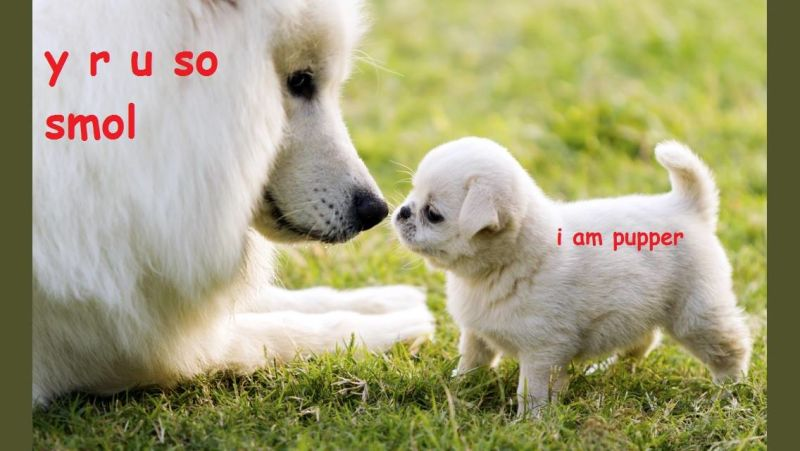
#> input picture images/iampupper.jpg, 800 x 451 px
$ python motion_blur.py
#> lines starting #> are read from the running program, lines starting #| are printed output that depends on the picture
import cv2
import numpy as np

img = cv2.imread('images/iampupper.jpg')
#> img is the input picture: shape (451, 800, 3); mean B, G, R 122.4, 160.8, 163.8
cv2.imshow('Original', img)

size = 25

# generating the kernel
kernel_motion_blur = np.zeros((size, size))
kernel_motion_blur[int((size-1)/2), :] = np.ones(size)
kernel_motion_blur = kernel_motion_blur / size

# applying the kernel to the input image
output = cv2.filter2D(img, -1, kernel_motion_blur)
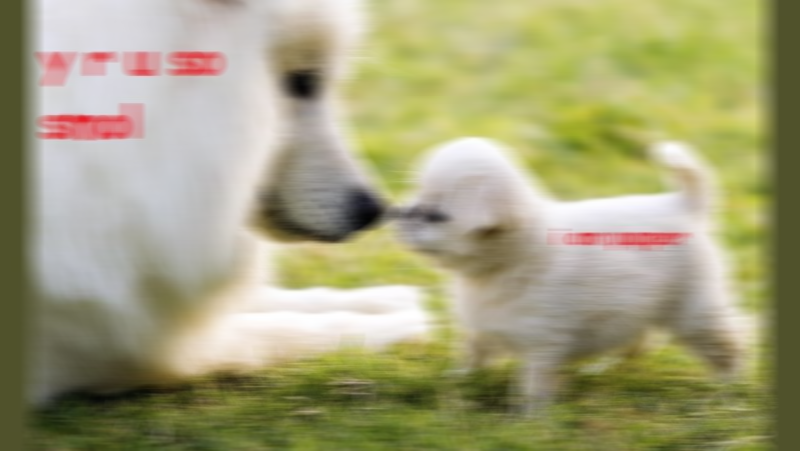
#> output: shape (451, 800, 3); mean B, G, R 122.4, 160.8, 163.8

cv2.imshow('Motion Blur', output)
cv2.waitKey(0)

$ run again, with images/angel.jpg copied over images/iampupper.jpg
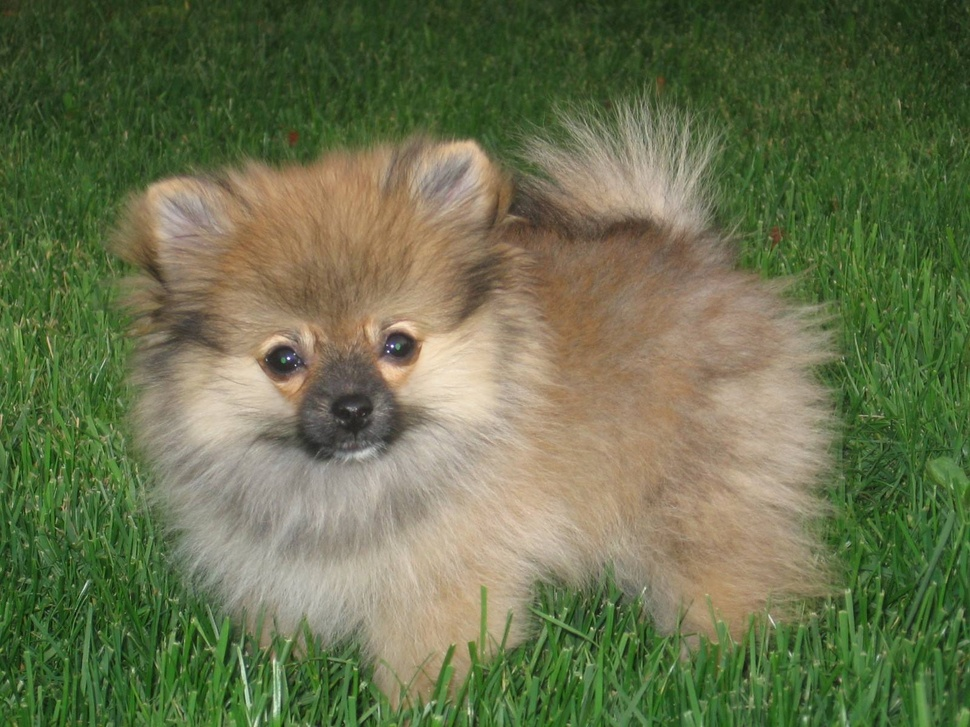
#> input picture images/angel.jpg, 970 x 727 px, shrunk from 1600 x 1200 before the run
#> img is the input picture: shape (727, 970, 3); mean B, G, R 76.7, 112.8, 104
#> `output = cv2.filter2D(img, -1, kernel_motion_blur)`:
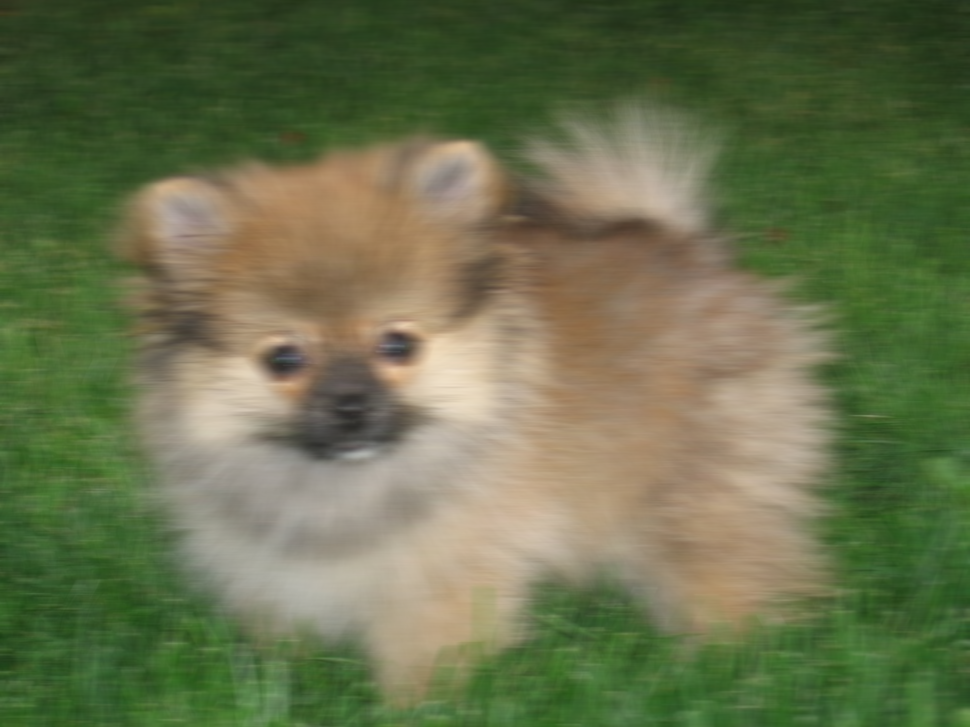
#> output: shape (727, 970, 3); mean B, G, R 76.7, 112.8, 104

$ run again, with images/potato.jpg copied over images/iampupper.jpg
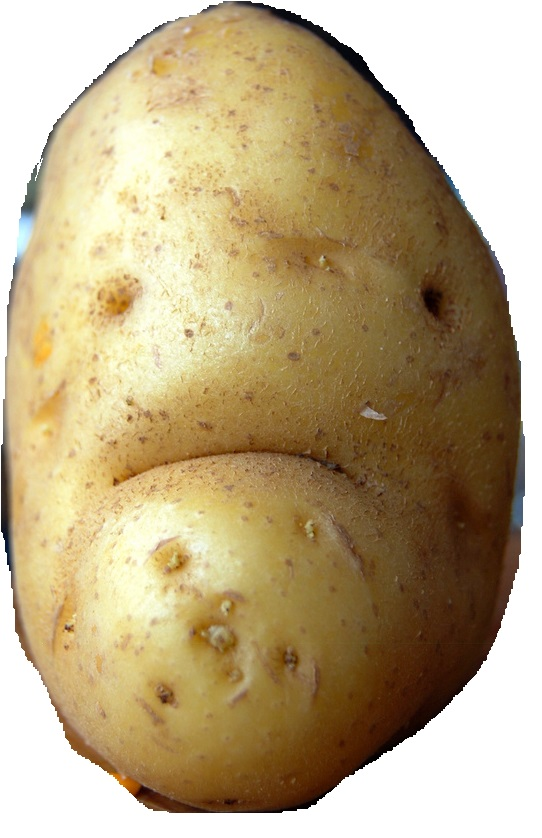
#> input picture images/potato.jpg, 542 x 838 px
#> img is the input picture: shape (838, 542, 3); mean B, G, R 131.7, 168.4, 186.9
#> `output = cv2.filter2D(img, -1, kernel_motion_blur)`:
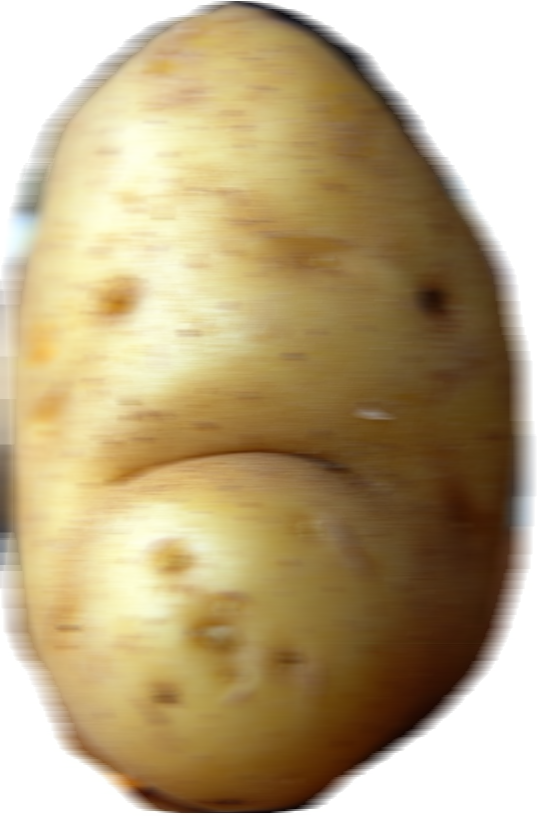
#> output: shape (838, 542, 3); mean B, G, R 131.7, 168.4, 186.9
